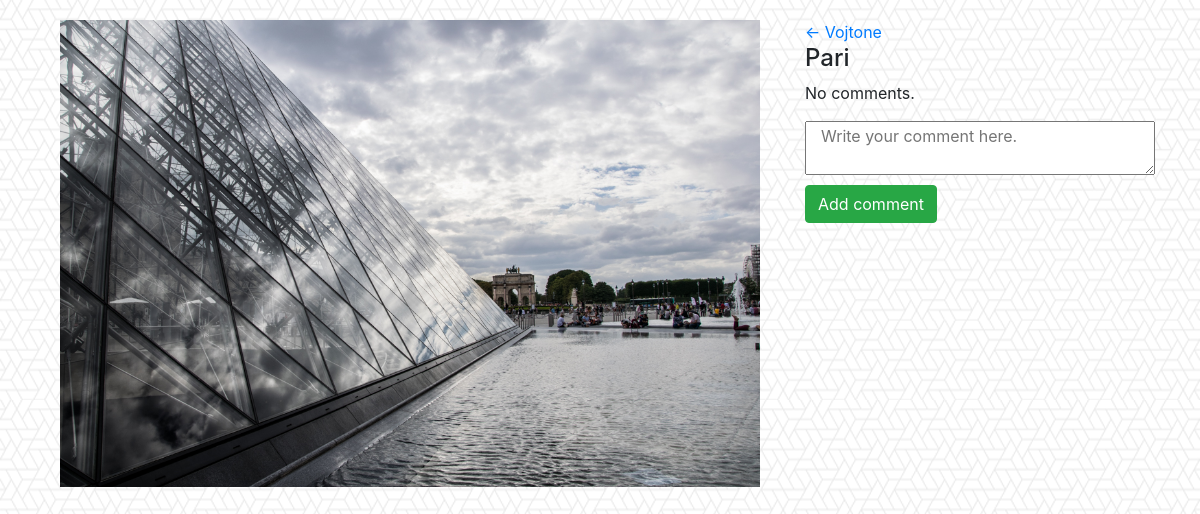
The page /Vojtone/7/ on the database its author committed.
### gallery/models.py (models this page shows, shortened)
class Photo(models.Model):
    owner = models.ForeignKey(User, on_delete=models.CASCADE)
    photo = models.FileField()
    description = models.CharField(max_length=10000)
    liked = models.BooleanField(default=False)

class User(models.Model):
    username = models.CharField(max_length=100)
    email = models.CharField(max_length=100)
    profile_photo = models.FileField()

### gallery/views.py (the view)
# urls.py: url(r'^(?P<user_username>[a-zA-Z0-9_.-]*)/(?P<photo_id>[0-9]+)/$', views.detail, name="detail"),
def detail(request, user_username, photo_id):
    user = get_object_or_404(User, username=user_username)
    photo = get_object_or_404(Photo, id=photo_id)
    return render(request, 'gallery/detail.html', {'user': user, 'photo': photo})

### templates/gallery/detail.html (shortened to what this page needs)
{% extends 'gallery/base.html' %}
{% block container%}
    <div class="row">
        <div class="col-md-8 text-center">
            <img src="{{ photo.photo.url }}" alt="No pic :(" class="col-md-12"/>
        </div>
        <div class="col-md-4">
            <a href="{% url 'gallery:grid' user.username %}"><- {{ user.username }}</a>
            <h4>{{ photo.description }}</h4>
            {% if photo.comment_set.count == 0 %}
                <p>No comments.</p>
            {% else %}
                {% for comment in photo.comment_set.all %}
                    <p><b>{{ comment.author }}</b> - {{ comment.content }} - <i>{{ comment.date }}</i></p>
                {% endfor %}
            {% endif %}
            <form action="{% url 'gallery:commented' user.username photo.id %}" method="post">
                <textarea name="comment" placeholder="Write your comment here." class="col-sm-12" required></textarea>
                <input type="submit" value="Add comment" class="btn btn-success" style="margin-top: 4px">
            </form>
        </div>
    </div>
{% endblock %}

### gallery/static/gallery/style.css (style rules this page uses)
body { background: white url("images/background.png"); }

### rows shown on the page
Photo: photo (picture), description "Pari"
User: username "Vojtone"
